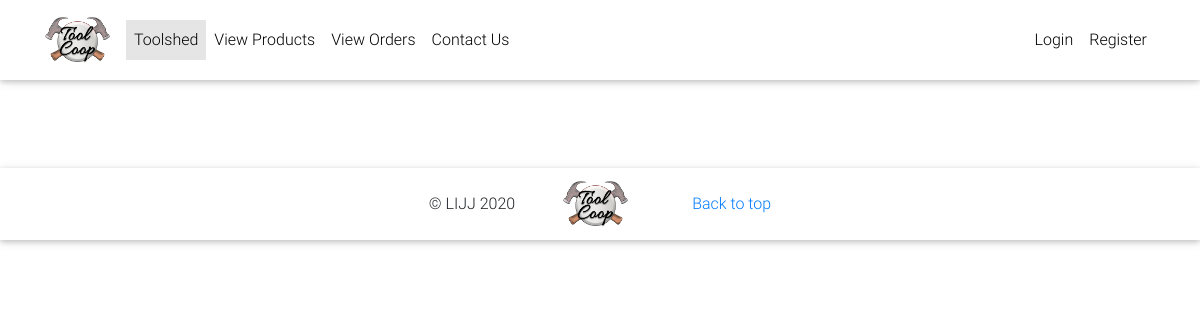
/inventory/, run on an earlier commit of the app's database.
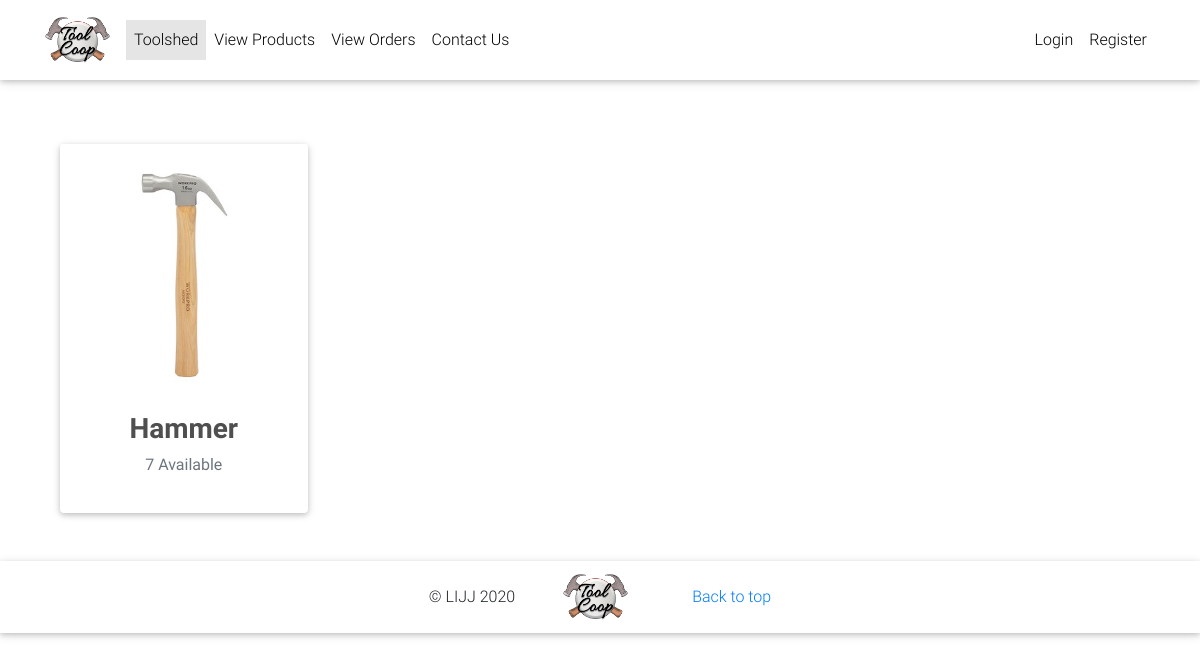
And on a later commit of the database.
### backend/models.py (models this page shows, shortened)
class ToolType(models.Model):
    type_name = models.CharField(max_length=100)
    description = models.TextField()
    image = models.ImageField(default='default.jpeg', upload_to='tool_pics')
    slug = models.SlugField(unique=True)
    def get_absolute_url(self):
        return reverse("product", kwargs={'slug':self.slug})
    def get_available(self):
        return self.tool_set.all().filter(is_available=True)

class Tool(models.Model):
    tool_type = models.ForeignKey(ToolType, on_delete=models.CASCADE)
    is_available = models.BooleanField (default=True)

### backend/views.py (the view)
# urls.py: path('inventory/', InventoryView.as_view(), name='inventory'),
class InventoryView(ListView):
    model = ToolType
    template_name = "backend/inventory-page.html"

### backend/templates/backend/inventory-page.html (shortened to what this page needs)
{% extends "backend/base.html" %}
{% block content %}
  <main class="mt-5 pt-4">
    <div class="container">
      <section class="text-center mb-4">
        <div class="row wow fadeIn">
          {% for item in object_list %}
          <div class="col-lg-3 col-md-6 mb-4">
            <div class="card">
              <a href="{{ item.get_absolute_url }}">
                <div class="view overlay">
                  <img src="{{ item.image.url }}" class="card-img-top"
                    alt="">
                </div>
                <div class="card-body text-center">
                  <h3>
                    <strong>
                      <a href="{{ item.get_absolute_url }}" class="dark-grey-text">{{ item.type_name }}
                      </a>
                    </strong>
                  </h3>
                  <p class="text-muted">{{item.get_available | length}} Available</p>
                </div>
              </a>
            </div>
          </div>
          {% endfor %}
        </div>
      </section>
    </div>
  </main>
  {% endblock content %}

What changed in the data, as far as the page shows it:
added ToolType: image (picture), type_name "Hammer", get_available|length "7"
